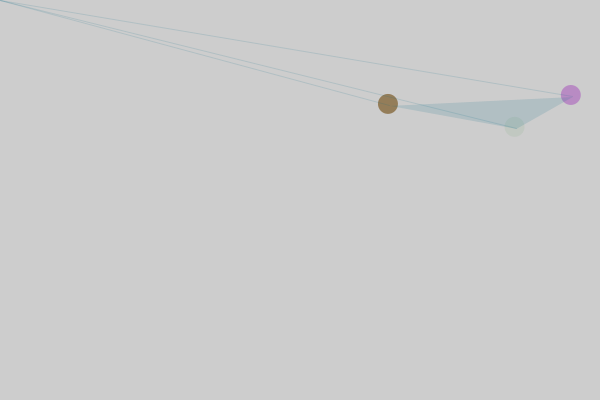
Frame 1 (no input)
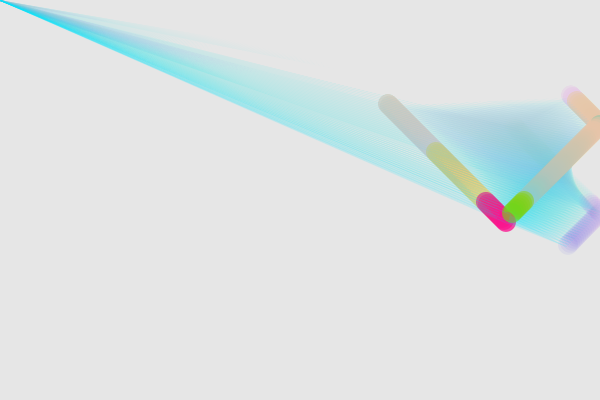
Frame 60 (the mouse pressed at the canvas centre just before this capture)
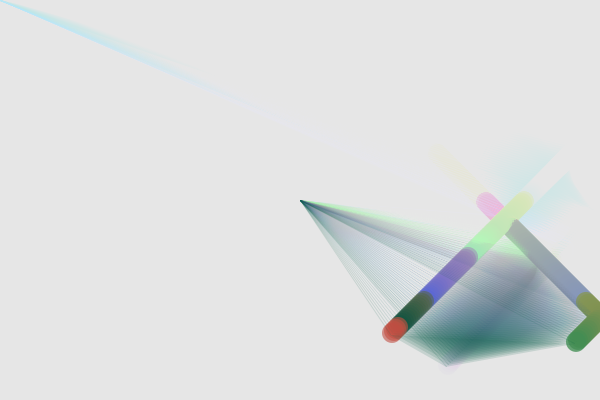
Frame 120 (the mouse held since frame 60 and released just before this capture)

The Processing sketch that drew these frames (run headless with seeded random() and noise(); from frame 60 on, the mouse is pressed at the canvas centre):

// Processing sketch: processing_108939
// ── processing_108939.pde

float posX,posY,posX1,posY1,posX2,posY2;
float incX,incY,incX1,incY1,incX2,incY2;
//------
void setup() {
  size(600, 400);


  posX = random(0, width);
  posY = random(0, height);
  posX1 = random(0, width);
  posY1 = random(0, height);
  posX2 = random(0, width);
  posY2 = random(0, height);
  incY = 1;
  incX = 1;
  incY1 = 1;
  incX1 = 1;
  incY2 = 1;
  incX2 = 1;
}

//----------

void draw() {

  fill(255, 5);
  noStroke();
  rect(0, 0, width, height);

  fill(posX%255, posY%200, (posY*2)%150,200);
  ellipse(posX, posY, 20, 20);

  posX=posX+incX+incX;
  posY=posY+incY+incY;

  if (posX>width) {
    posX=width;
    incX=incX*-1;
  }
  if (posX<0) {
    posX=0;
    incX=incX*-1;
  } 
  if (posY>height) {
    posY=height;
    incY=incY*-1;
  } 
  if (posY<0) {
    posY=0;
    incY=incY*-1;
  }

  fill(posX1%200, posY1%255, (posY1*2)%200,150);
  ellipse(posX1, posY1, 20, 20);

  posX1=posX1+incX1+incX1;
  posY1=posY1+incY1+incY1;

  if (posX1>width) {
    posX1=width;
    incX1=incX1*-1;
  }
  if (posX1<0) {
    posX1=0;
    incX1=incX1*-1;
  } 
  if (posY1>height) {
    posY1=height;
    incY1=incY1*-1;
  } 
  if (posY1<0) {
    posY1=0;
    incY1=incY1*-1;
    
  }
  
  
  
  
  

  fill(posX2%255, posY2%200, (posY2*2)%250,15);
  ellipse(posX2, posY2, 20, 20);

  posX2=posX2+incX2+incX2;
  posY2=posY2+incY2+incY2;

  if (posX2>width) {
    posX2=width;
    incX2=incX2*-1;
  }
  if (posX2<0) {
    posX2=0;
    incX2=incX2*-1;
  } 
  if (posY2>height) {
    posY2=height;
    incY2=incY2*-1;
  } 
  if (posY2<0) {
    posY2=0;
    incY2=incY2*-1;
    
  }
  
  
  
  beginShape();
  fill(0, posY%255, posX%255,35);
vertex(posX, posY);

vertex(posX1, posY1);

vertex(posX2, posY2);
endShape();
stroke(0, posY%255, posX%255,35);
line(posX,posY,mouseX,mouseY);
line(posX1,posY1,mouseX,mouseY);
line(posX2,posY2,mouseX,mouseY);  

}

  
  
  
